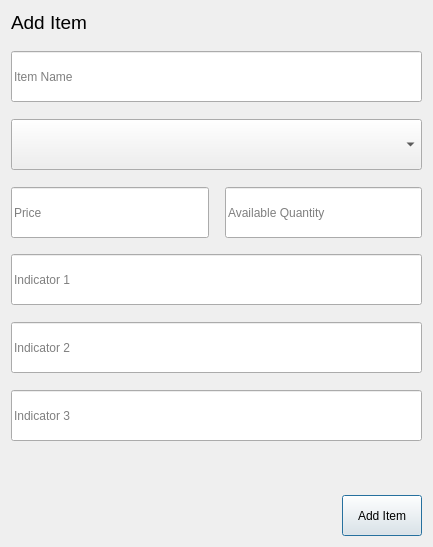
<?xml version="1.0" encoding="UTF-8"?>
<ui version="4.0">
 <class>Add</class>
 <widget class="QDialog" name="Add">
  <property name="geometry">
   <rect>
    <x>0</x>
    <y>0</y>
    <width>433</width>
    <height>547</height>
   </rect>
  </property>
  <property name="windowTitle">
   <string>Dialog</string>
  </property>
  <layout class="QVBoxLayout" name="verticalLayout">
   <item>
    <widget class="QLabel" name="label">
     <property name="minimumSize">
      <size>
       <width>0</width>
       <height>0</height>
      </size>
     </property>
     <property name="font">
      <font>
       <pointsize>14</pointsize>
      </font>
     </property>
     <property name="text">
      <string>Add Item</string>
     </property>
    </widget>
   </item>
   <item>
    <spacer name="verticalSpacer_7">
     <property name="orientation">
      <enum>Qt::Orientation::Vertical</enum>
     </property>
     <property name="sizeHint" stdset="0">
      <size>
       <width>20</width>
       <height>40</height>
      </size>
     </property>
    </spacer>
   </item>
   <item>
    <widget class="QLineEdit" name="itemName">
     <property name="minimumSize">
      <size>
       <width>0</width>
       <height>51</height>
      </size>
     </property>
     <property name="placeholderText">
      <string>Item Name</string>
     </property>
    </widget>
   </item>
   <item>
    <spacer name="verticalSpacer">
     <property name="orientation">
      <enum>Qt::Orientation::Vertical</enum>
     </property>
     <property name="sizeHint" stdset="0">
      <size>
       <width>20</width>
       <height>40</height>
      </size>
     </property>
    </spacer>
   </item>
   <item>
    <widget class="QComboBox" name="itemDD">
     <property name="minimumSize">
      <size>
       <width>0</width>
       <height>51</height>
      </size>
     </property>
     <property name="font">
      <font>
       <pointsize>14</pointsize>
      </font>
     </property>
     <property name="placeholderText">
      <string>Choose</string>
     </property>
    </widget>
   </item>
   <item>
    <spacer name="verticalSpacer_2">
     <property name="orientation">
      <enum>Qt::Orientation::Vertical</enum>
     </property>
     <property name="sizeHint" stdset="0">
      <size>
       <width>20</width>
       <height>40</height>
      </size>
     </property>
    </spacer>
   </item>
   <item>
    <layout class="QHBoxLayout" name="horizontalLayout">
     <item>
      <widget class="CustomLineEdit" name="itemPrice">
       <property name="minimumSize">
        <size>
         <width>0</width>
         <height>51</height>
        </size>
       </property>
       <property name="placeholderText">
        <string>Price</string>
       </property>
      </widget>
     </item>
     <item>
      <spacer name="horizontalSpacer">
       <property name="orientation">
        <enum>Qt::Orientation::Horizontal</enum>
       </property>
       <property name="sizeType">
        <enum>QSizePolicy::Policy::Fixed</enum>
       </property>
       <property name="sizeHint" stdset="0">
        <size>
         <width>10</width>
         <height>20</height>
        </size>
       </property>
      </spacer>
     </item>
     <item>
      <widget class="QLineEdit" name="itemAvailQty">
       <property name="minimumSize">
        <size>
         <width>0</width>
         <height>51</height>
        </size>
       </property>
       <property name="placeholderText">
        <string>Available Quantity</string>
       </property>
      </widget>
     </item>
    </layout>
   </item>
   <item>
    <spacer name="verticalSpacer_4">
     <property name="orientation">
      <enum>Qt::Orientation::Vertical</enum>
     </property>
     <property name="sizeHint" stdset="0">
      <size>
       <width>20</width>
       <height>40</height>
      </size>
     </property>
    </spacer>
   </item>
   <item>
    <widget class="QLineEdit" name="itemIndiOne">
     <property name="minimumSize">
      <size>
       <width>0</width>
       <height>51</height>
      </size>
     </property>
     <property name="placeholderText">
      <string>Indicator 1</string>
     </property>
    </widget>
   </item>
   <item>
    <spacer name="verticalSpacer_5">
     <property name="orientation">
      <enum>Qt::Orientation::Vertical</enum>
     </property>
     <property name="sizeHint" stdset="0">
      <size>
       <width>20</width>
       <height>40</height>
      </size>
     </property>
    </spacer>
   </item>
   <item>
    <widget class="QLineEdit" name="itemIndiTwo">
     <property name="minimumSize">
      <size>
       <width>0</width>
       <height>51</height>
      </size>
     </property>
     <property name="placeholderText">
      <string>Indicator 2</string>
     </property>
    </widget>
   </item>
   <item>
    <spacer name="verticalSpacer_6">
     <property name="orientation">
      <enum>Qt::Orientation::Vertical</enum>
     </property>
     <property name="sizeHint" stdset="0">
      <size>
       <width>20</width>
       <height>40</height>
      </size>
     </property>
    </spacer>
   </item>
   <item>
    <widget class="QLineEdit" name="itemIndiThree">
     <property name="minimumSize">
      <size>
       <width>0</width>
       <height>51</height>
      </size>
     </property>
     <property name="placeholderText">
      <string>Indicator 3</string>
     </property>
    </widget>
   </item>
   <item>
    <spacer name="verticalSpacer_3">
     <property name="orientation">
      <enum>Qt::Orientation::Vertical</enum>
     </property>
     <property name="sizeHint" stdset="0">
      <size>
       <width>20</width>
       <height>40</height>
      </size>
     </property>
    </spacer>
   </item>
   <item>
    <widget class="QLabel" name="error_add">
     <property name="minimumSize">
      <size>
       <width>0</width>
       <height>31</height>
      </size>
     </property>
     <property name="font">
      <font>
       <pointsize>12</pointsize>
      </font>
     </property>
     <property name="styleSheet">
      <string notr="true">color:#D9534F;</string>
     </property>
     <property name="text">
      <string/>
     </property>
    </widget>
   </item>
   <item>
    <layout class="QHBoxLayout" name="horizontalLayout_2">
     <item>
      <spacer name="horizontalSpacer_2">
       <property name="orientation">
        <enum>Qt::Orientation::Horizontal</enum>
       </property>
       <property name="sizeHint" stdset="0">
        <size>
         <width>40</width>
         <height>20</height>
        </size>
       </property>
      </spacer>
     </item>
     <item>
      <widget class="QPushButton" name="addItemButton">
       <property name="minimumSize">
        <size>
         <width>0</width>
         <height>41</height>
        </size>
       </property>
       <property name="cursor">
        <cursorShape>PointingHandCursor</cursorShape>
       </property>
       <property name="text">
        <string>Add Item</string>
       </property>
      </widget>
     </item>
    </layout>
   </item>
  </layout>
 </widget>
 <customwidgets>
  <customwidget>
   <class>CustomLineEdit</class>
   <extends>QLineEdit</extends>
   <header>customlineedit.h</header>
  </customwidget>
 </customwidgets>
 <resources/>
 <connections/>
</ui>
